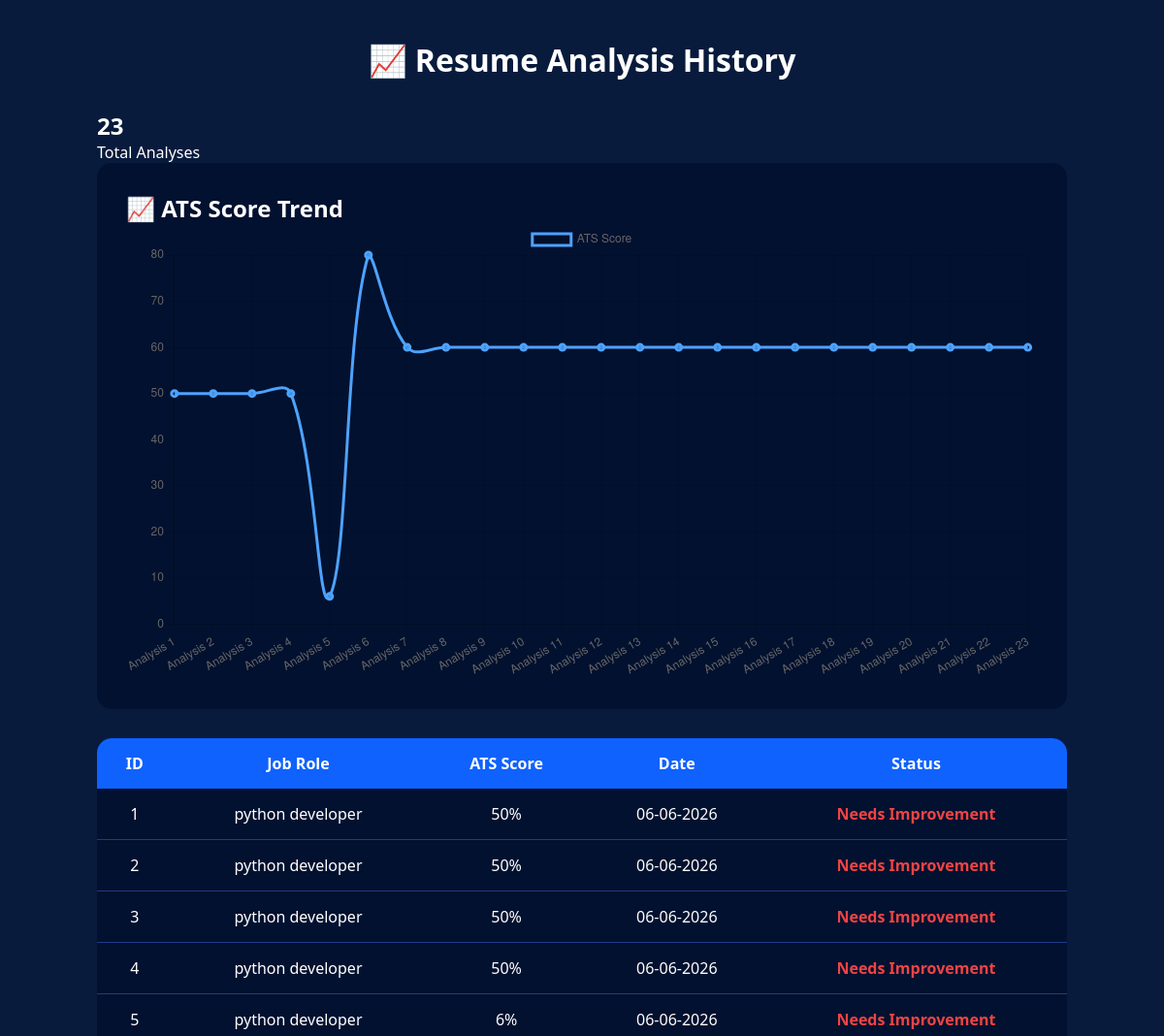
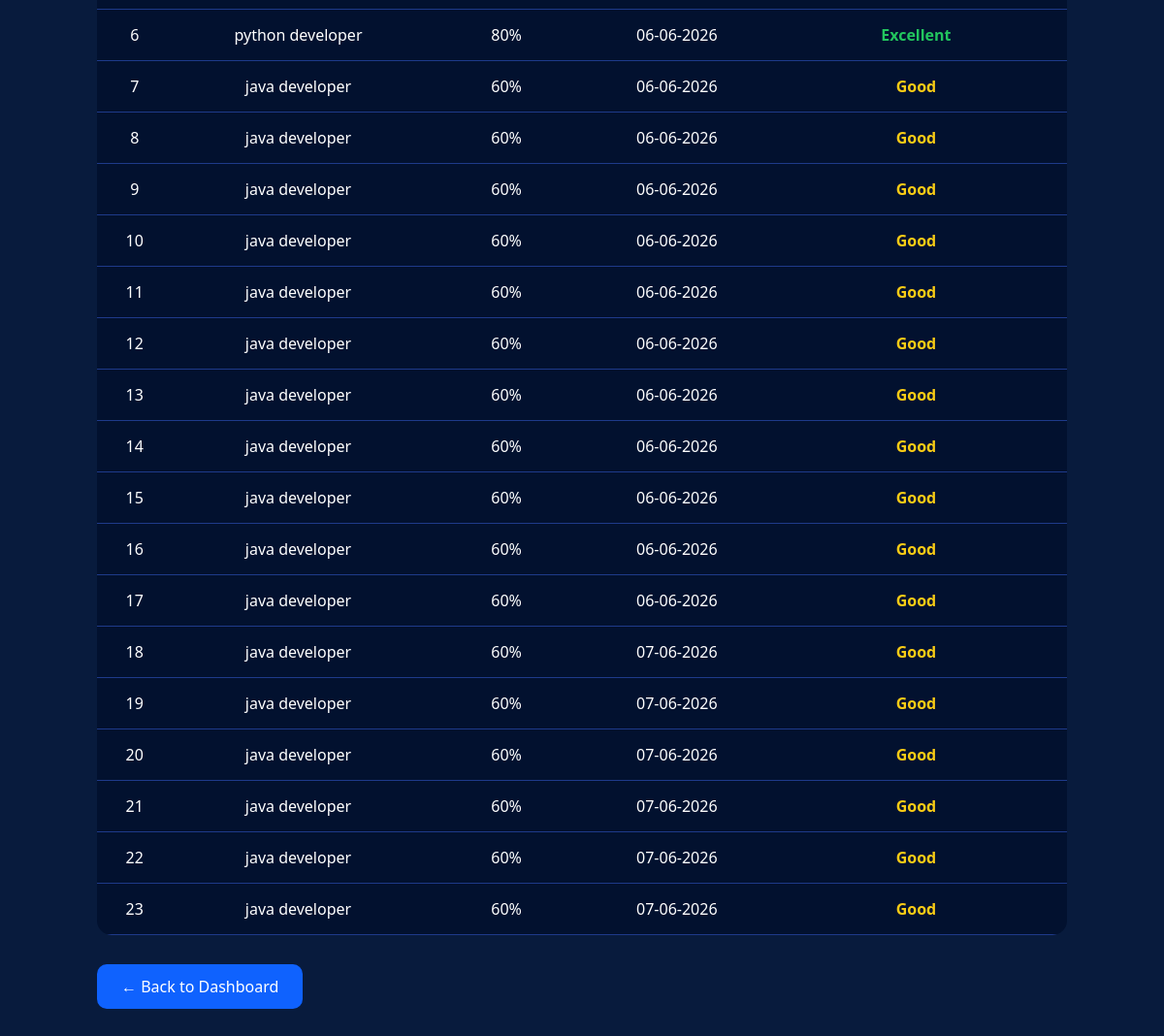
The page /history (signed in) on the database its author committed (2 pictures, top to bottom).
### models.py (models this page shows)
class Analysis(db.Model):
    id = db.Column(
        db.Integer,
        primary_key=True
    )
    username = db.Column(
        db.String(100),
        nullable=False
    )
    job_role = db.Column(
        db.String(100),
        nullable=False
    )
    ats_score = db.Column(
        db.Integer,
        nullable=False
    )
    created_at = db.Column(
        db.DateTime,
        default=db.func.now()
    )

### app.py (the view)
@app.route('/history')
def history():
    if 'user_name' not in session:
        return redirect(url_for('login'))
    records = Analysis.query.filter_by(
    username=session['user_name']
    ).order_by(
    Analysis.id
    ).all()
    scores = []
    for record in records:
        scores.append(record.ats_score)
    return render_template(
    'history.html',
    records=records,
    scores=scores
)

### templates/history.html (shortened to what this page needs)
<!DOCTYPE html>
<html>
<head>
    <link rel="stylesheet"
          href="{{ url_for('static',
          filename='css/history.css') }}">
</head>
<body>
<div class="container">
    <h1>📈 Resume Analysis History</h1>
    <div class="analytics-container">
    <div class="analytics-card">
        <h2>{{ records|length }}</h2>
        <p>Total Analyses</p>
    </div>
</div>
<div class="chart-container">
    <h2>📈 ATS Score Trend</h2>
    <canvas id="atsChart"></canvas>
</div>
    <table>
        <tr>
            <th>ID</th>
            <th>Job Role</th>
            <th>ATS Score</th>
            <th>Date</th>
            <th>Status</th>
        </tr>
        {% for record in records %}
        <tr>
            <td>{{ record.id }}</td>
            <td>{{ record.job_role }}</td>
            <td>{{ record.ats_score }}%</td>
<td>
    {{ record.created_at.strftime('%d-%m-%Y') }}
</td>
            <td>
                {% if record.ats_score >= 80 %}
                    <span class="excellent">
                        Excellent
                    </span>
                {% elif record.ats_score >= 60 %}
                    <span class="good">
                        Good
                    </span>
                {% else %}
                    <span class="poor">
                        Needs Improvement
                    </span>
                {% endif %}
            </td>
        </tr>
        {% endfor %}
    </table>
    <a href="/dashboard" class="btn">
        ← Back to Dashboard
    </a>
</div>
<script>
const scores = {{ scores|tojson }};
const labels = [];
for(let i = 0; i < scores.length; i++){
    labels.push(
        "Analysis " + (i + 1)
    );
}
const ctx = document.getElementById(
    'atsChart'
);
new Chart(ctx, {
    type: 'line',
    data: {
        labels: labels,
        datasets: [{
            label: 'ATS Score',
            data: scores,
            borderColor: '#4da3ff',
            borderWidth: 3,
            tension: 0.4
        }]
    }
});
</script>
</body>
</html>

### static/css/history.css (style rules this page uses)
* { margin:0; padding:0; box-sizing:border-box; font-family:'Segoe UI',sans-serif; }
body { background:#081b3d; color:white; }
.container { width:90%; margin:auto; padding:40px; }
h1 { text-align:center; margin-bottom:30px; }
table { width:100%; border-collapse:collapse; background:#02112f; border-radius:15px; overflow:hidden; }
th { background:#0f62fe; padding:15px; }
td { padding:15px; text-align:center; border-bottom:1px solid #1e3a8a; }
.excellent { color:#22c55e; font-weight:bold; }
.good { color:#facc15; font-weight:bold; }
.poor { color:#ef4444; font-weight:bold; }
.btn { display:inline-block; margin-top:30px; text-decoration:none; background:#0f62fe; color:white; padding:12px 25px; border-radius:10px; }
.chart-container { background:#02112f; padding:30px; border-radius:15px; margin-bottom:30px; }

### rows shown on the page
Analysis: id "1", job_role "python developer", ats_score "50", created_at "06-06-2026", shows "Needs Improvement"
Analysis: id "2", job_role "python developer", ats_score "50", created_at "06-06-2026", shows "Needs Improvement"
Analysis: id "3", job_role "python developer", ats_score "50", created_at "06-06-2026", shows "Needs Improvement"
Analysis: id "4", job_role "python developer", ats_score "50", created_at "06-06-2026", shows "Needs Improvement"
Analysis: id "5", job_role "python developer", ats_score "6", created_at "06-06-2026", shows "Needs Improvement"
Analysis: id "6", job_role "python developer", ats_score "80", created_at "06-06-2026", shows "Excellent"
Analysis: id "7", job_role "java developer", ats_score "60", created_at "06-06-2026", shows "Good"
Analysis: id "8", job_role "java developer", ats_score "60", created_at "06-06-2026", shows "Good"
Analysis: id "9", job_role "java developer", ats_score "60", created_at "06-06-2026", shows "Good"
Analysis: id "10", job_role "java developer", ats_score "60", created_at "06-06-2026", shows "Good"
Analysis: id "11", job_role "java developer", ats_score "60", created_at "06-06-2026", shows "Good"
Analysis: id "12", job_role "java developer", ats_score "60", created_at "06-06-2026", shows "Good"
Analysis: id "13", job_role "java developer", ats_score "60", created_at "06-06-2026", shows "Good"
Analysis: id "14", job_role "java developer", ats_score "60", created_at "06-06-2026", shows "Good"
Analysis: id "15", job_role "java developer", ats_score "60", created_at "06-06-2026", shows "Good"
Analysis: id "16", job_role "java developer", ats_score "60", created_at "06-06-2026", shows "Good"
Analysis: id "17", job_role "java developer", ats_score "60", created_at "06-06-2026", shows "Good"
Analysis: id "18", job_role "java developer", ats_score "60", created_at "07-06-2026", shows "Good"
Analysis: id "19", job_role "java developer", ats_score "60", created_at "07-06-2026", shows "Good"
Analysis: id "20", job_role "java developer", ats_score "60", created_at "07-06-2026", shows "Good"
Analysis: id "21", job_role "java developer", ats_score "60", created_at "07-06-2026", shows "Good"
Analysis: id "22", job_role "java developer", ats_score "60", created_at "07-06-2026", shows "Good"
Analysis: id "23", job_role "java developer", ats_score "60", created_at "07-06-2026", shows "Good"

### other values the page prints
{{ records|length }} "23"
chart data {{ scores|tojson }} [50, 50, 50, 50, 6, 80, 60, 60, 60, 60, 60, 60, 60, 60, 60, 60, 60, 60, 60, 60, 60, 60, 60]
